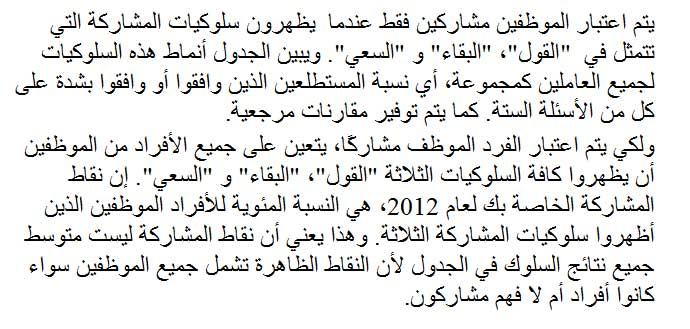
#> input picture document.jpg, 690 x 329 px, given as the content of the folder ./data/, which was not available
$ python main.py
#> lines starting #> are read from the running program, lines starting #| are printed output that depends on the picture; after the words box and inside, x2 and y2 are one past the last pixel; in counts of white or black regions, pixels touching at a corner belong together; pictures that were not available may be replaced by others from this repository, and a replacement may not be noted
import random as rd
import functools as ft
import itertools as it
import operator as op
import collections as col

from enum import Enum
import datetime
from decimal import Decimal, getcontext
import pickle
from os import listdir
from os.path import isfile, join
import copy
import numpy as np
import cv2
from skimage import morphology
from skan import csr
from concurrent.futures import ProcessPoolExecutor
from concurrent import futures


# [47 lines left out: functions neighbours, transitions, zhang_suen, not called in this run]


# ---------------------------------------------------------------------------------
# auxiliary functions

class EdgeType(Enum):
    BRIDGE = 0
    LINK = 1


def uint8_array(rows):
    return np.array(rows).astype(np.uint8)


def time_print(msg):
    print('[' + str(datetime.datetime.now()) + ']', msg)


# [261 lines left out: functions overlay_classified_edges, overlay_edges, overlay_images, save_image_like, view_image_like, median_pixel and 2 more, not called in this run]


# ---------------------------------------------------------------------------------
# extract local maxima pixels
def calculate_local_maxima_mask(image):
    base = list(map(uint8_array, [
        [
            [0, 0, 0, 1, 0],
            [0, 0, 0, 0, 0],
            [0, 0, 0, 0, 0],
            [0, 0, 0, 0, 0],
            [0, 1, 0, 0, 0],
        ],
        [
            [0, 1, 0, 0, 0],
            [0, 0, 0, 0, 0],
            [0, 0, 0, 0, 0],
            [0, 0, 0, 0, 0],
            [0, 0, 0, 1, 0],
        ],
        [
            [0, 0, 1, 0, 0],
            [0, 0, 0, 0, 0],
            [0, 0, 0, 0, 0],
            [0, 0, 0, 0, 0],
            [0, 0, 1, 0, 0],
        ],
    ]))

    kernels = [mat for mat in base + [mat.T for mat in base]]

    local_maxima_result = (image > cv2.dilate(image, kernel)
                           for kernel in kernels)

    return ft.reduce(op.or_, local_maxima_result).astype(np.uint8)


# ---------------------------------------------------------------------------------
# vertex extraction
# [495 lines left out: functions get_vertexes, connected_candidates, m_connected_candidates, m_edge_bfs, edge_bfs, remove_one_edge_vertexes and 5 more, not called in this run]


# -
# All vertexes with one degree (take part of one edge only) - they are removed
# All vertexes with two degree (take part of two edges exactly) - they are merged
# this is done iteratively, until all vertexes have a degree of three or more!
def remove_one_degree_edges(skeleton, iter_index):
    cv2.imwrite('skel_' + str(iter_index) + '.png', skeleton.astype(np.uint8) * 255)

    # TODO add to paper information about this !!! remove redundant edges
    # summarization shows each edge, its start and end pixel, length, distance, etc
    # ALSO!! it has two types of edges, one that has two vertexes in graph
    # others that have one vertex only - those to be removed!
    # TODO THESE ARE EDGE END POINTS - TWO VERTEX COORDINATES FOR EACH EDGE
    branch_data = csr.summarise(skeleton)
    coords_cols = (['img-coord-0-%i' % i for i in [1, 0]] +
                   ['img-coord-1-%i' % i for i in [1, 0]])
    coords = branch_data[coords_cols].values.reshape((-1, 2, 2))
    # TODO Each Vertex to stay in the graph needs to have a degree of two or more
    # TODO Iteratively, we remove those that have less than two degree
    # TODO We stop only when there are no more vertexes left with low degree
    # TODO THEN WE EXTRACT THE EDGES - USING BFS ?! NEED TO FIND A GOOD WAY

    done = False
    changed = False
    while not done:
        flat_coords = [tuple(val) for sublist in coords for val in sublist]
        len_before = len(coords)
        for item in set(flat_coords):
            # print('item=', item, 'count=', flat_coords.count(item))
            # 1 degree vertexes are to be removed from graph
            if flat_coords.count(item) < 2:
                coords = list(filter(lambda x: tuple(x[0]) != item and tuple(x[1]) != item, coords))
            # 2 degree vertexes need their edges to be merged
            if flat_coords.count(item) == 2:
                fc = list(filter(lambda x: tuple(x[0]) == item or tuple(x[1]) == item, coords))
                if len(fc) < 2:
                    continue # TODO CHECK IF THIS IS PROBLIMATIC - ! IF ALL ARE MERGED FOR REAL
                # print('fc=', fc)
                coords = list(filter(lambda x: tuple(x[0]) != item and tuple(x[1]) != item, coords))
                e1_s = fc[0][0]
                e1_e = fc[0][1]
                e2_s = fc[1][0]
                e2_e = fc[1][1]

                # [4 lines of commented-out code are left out]
                if ft.reduce(op.and_, map(lambda e: e[0] == e[1], zip(e1_s, e2_s))):
                    coords.append(np.array([e1_e, e2_e]))
                elif ft.reduce(op.and_, map(lambda e: e[0] == e[1], zip(e1_s, e2_e))):
                    coords.append(np.array([e1_e, e2_s]))
                elif ft.reduce(op.and_, map(lambda e: e[0] == e[1], zip(e1_e, e2_s))):
                    coords.append(np.array([e1_s, e2_e]))
                else:
                    coords.append(np.array([e1_s, e2_s]))
        if len_before == len(coords):
            done = True
        else:
            changed = True
            print('before=', len_before, 'after=', len(coords))

    skel = cv2.cvtColor(skeleton.astype(np.uint8) * 255, cv2.COLOR_GRAY2RGB)
    # cv2.namedWindow('skeleton')
    cv2.imwrite('skeleton.png', skel)
    # cv2.imshow('skeleton', skel)
    # TODO DISCONNECT EVERY JUNCTION - THIS HELPS BFS CONVERGE FASTER!
    tmp_skel = copy.deepcopy(skeleton)
    for coord in coords:
        start, end = coord
        start = (start[1], start[0])
        end = (end[1], end[0])
        # print(start, end)
        start_neighborhood = connected_candidates(start, skeleton)
        end_neighborhood = connected_candidates(end, skeleton)
        for point in start_neighborhood + end_neighborhood:
            tmp_skel[point] = False
        tmp_skel[start] = False
        tmp_skel[end] = False
    # cv2.namedWindow('skeleton_junctions')
    # cv2.imwrite('skeleton_junctions.png', skel)
    # cv2.imshow('skeleton_junctions', skel)

    # TODO NOW WE EXTRACT EDGES, FIND BFS (SHORTEST PATH) BETWEEN TWO GIVEN VERTEXES
    cv2.imwrite('base_' + str(iter_index) + '.png', tmp_skel.astype(np.uint8) * 255)

    skel = np.zeros_like(skeleton)
    results = []
    for edge in coords:
        start, end = edge
        start = (start[1], start[0])
        end = (end[1], end[0])
        start_neighborhood = connected_candidates(start, skeleton)
        end_neighborhood = connected_candidates(end, skeleton)
        for point in start_neighborhood + end_neighborhood:
            tmp_skel[point] = True
        tmp_skel[start] = True
        tmp_skel[end] = True
        _, _, result = edge_bfs(start, end, tmp_skel)
        start_neighborhood = connected_candidates(start, skeleton)
        end_neighborhood = connected_candidates(end, skeleton)
        for point in start_neighborhood + end_neighborhood:
             tmp_skel[point] = False
        tmp_skel[start] = False
        tmp_skel[end] = False
        results.append((start, end, result))
        for point in result:
            skel[point] = True

    colors = []
    image = cv2.cvtColor(np.zeros_like(skeleton, np.uint8), cv2.COLOR_GRAY2RGB)
    for result in results:
        start, end, edge_list = result
        random_color = (rd.randint(50, 200), rd.randint(50, 200), rd.randint(50, 200))
        while random_color in colors:
            random_color = (rd.randint(50, 200), rd.randint(50, 200), rd.randint(50, 200))
        for point in edge_list:
            image[point] = random_color
        colors.append(random_color)
    cv2.imwrite('iter_' + str(iter_index) + '.png', image)
    return skel, results, changed


# ---------------------------------------------------------------------------------
# ridge extraction
def ridge_extraction(image_preprocessed):
    # apply distance transform then normalize image for viewing
    dist_transform = cv2.distanceTransform(image_preprocessed, cv2.DIST_L2, cv2.DIST_MASK_PRECISE)
    # normalize distance transform to be of values [0,1]
    normalized_dist_transform = cv2.normalize(dist_transform, None, 0, 1.0, cv2.NORM_MINMAX)
    # extract local maxima pixels -- "ridge pixels"
    dist_maxima_mask = calculate_local_maxima_mask(normalized_dist_transform)
    # retrieve the biggest connected component only
    dist_maxima_mask_biggest_component = np.zeros_like(dist_maxima_mask)

    for val in np.unique(dist_maxima_mask)[1:]:
        mask = np.uint8(dist_maxima_mask == val)
        labels, stats = cv2.connectedComponentsWithStats(mask, 4)[1:3]
        largest_label = 1 + np.argmax(stats[1:, cv2.CC_STAT_AREA])
        dist_maxima_mask_biggest_component[labels == largest_label] = val
    # extract local maxima pixels magnitude values from the distance transform
    dist_maxima = np.multiply(dist_maxima_mask_biggest_component, dist_transform)
    # TODO show before and after result
    # cv2.namedWindow('before')
    # cv2.imshow('before', dist_maxima_mask_biggest_component * 255)
    # cv2.imwrite('before_zhang.png', dist_maxima_mask_biggest_component * 255)
    # TODO check which skeletonization is used !!!!! The skeleton is thinned usign this method
    # we extract our own skeleton, here we just use thinning after ridge extraction
    skeleton = morphology.skeletonize(dist_maxima_mask_biggest_component)
    # TODO THIS SKELETONIZATION USES -> [Zha84]	(1, 2) A fast parallel algorithm for thinning digital patterns, T. Y. Zhang and C. Y. Suen, Communications of the ACM, March 1984, Volume 27, Number 3.
    # cv2.imwrite('skeleton.png', dist_maxima_mask_biggest_component.astype(np.uint8) * 255)
    # TODO to add to paper!!!!!!!!!!!!!!!!!!!!!!!!!!!!!!!!!!!!!!
    # degree has each pixel and # of neighbors, to distinguish junction from non junction
    # so far I think 3+ neighbors are chosen, but begin from highest number of neighbors in greedy manner
    # each time if a pixel chosen as junction, a nearby pixel cannot be chosen as junction even if it fits
    # the minimum number of pixels

    # cv2.imwrite('degrees.png', cv2.normalize(degrees, None, 0, 255, cv2.NORM_MINMAX))
    # TODO add to paper information about this !!! remove redundant edges
    # summarization shows each edge, its start and end pixel, length, distance, etc
    # ALSO!! it has two types of edges, one that has two vertexes in graph
    # others that have one vertex only - those to be removed!
    # TODO THESE ARE EDGE END POINTS - TWO VERTEX COORDINATES FOR EACH EDGE
    # branch_data, g, coords_img, skeleton_ids, num_skeletons = csr.summarise(skeleton)
    # coords_cols = (['img-coord-0-%i' % i for i in [1, 0]] +
    #                ['img-coord-1-%i' % i for i in [1, 0]])
    # coords = branch_data[coords_cols].values.reshape((-1, 2, 2))
    # TODO Each Vertex to stay in the graph needs to have a degree of two or more
    # TODO Iteratively, we remove those that have less than two degree
    # TODO We stop only when there are no more vertexes left with low degree
    # TODO THEN WE EXTRACT THE EDGES - USING BFS ?! NEED TO FIND A GOOD WAY

    changed = True
    results = []
    iter_index = 0
    while changed:
        print('iter', iter_index)
        skeleton, results, changed = remove_one_degree_edges(skeleton, iter_index)
        iter_index += 1
    print('done')
    colors = []
    image = cv2.cvtColor(np.zeros_like(skeleton, np.uint8), cv2.COLOR_GRAY2RGB)
    edge_dictionary = dict()
    for result in results:
        start, end, edge_list = result
        edge_dictionary[(start, end)] = result
        random_color = (rd.randint(50, 200), rd.randint(50, 200), rd.randint(50, 200))
        while random_color in colors:
            random_color = (rd.randint(50, 200), rd.randint(50, 200), rd.randint(50, 200))
        for point in edge_list:
            image[point] = random_color
        colors.append(random_color)
    cv2.imwrite('resultFinal.png', image)
    cv2.namedWindow('resultFinal')
    cv2.imshow('resultFinal', image)
    cv2.waitKey()
    cv2.destroyAllWindows()
    return skeleton, edge_dictionary


# ---------------------------------------------------------------------------------
# document pre processing
def pre_process(path):
    # load image as gray-scale,
    image = cv2.imread(path, cv2.IMREAD_GRAYSCALE)
    # convert to binary using otsu binarization
    image = cv2.threshold(image, 0, 1, cv2.THRESH_OTSU)[1]
    # add white border around image of size 29
    white_border_added = cv2.copyMakeBorder(image, 29, 29, 29, 29, cv2.BORDER_CONSTANT, None, 1)
    # on top of that add black border of size 1
    black_border_added = cv2.copyMakeBorder(white_border_added, 1, 1, 1, 1, cv2.BORDER_CONSTANT, None, 0)
    # cv2.imwrite('black_border_added.png', black_border_added*255)
    return black_border_added


# ---------------------------------------------------------------------------------
# calculates angle between three points, result in radians
# using Decimal for increased precision
# [649 lines left out: functions calculate_abs_angle, calculate_junction_t_distance, calculate_junction_score, calculate_junction_t_distances, classify_edges, calculate_angles and 7 more, not called in this run]


# ---------------------------------------------------------------------------------
# main execution function
def execute(input_path):
    # retrieve list of images
    images = [f for f in listdir(input_path) if isfile(join(input_path, f))]
    i = 1
    for image in images:
        file_name = image.split('.')[0]
        print('[' + str(i) + '/' + str(len(images)) + ']', file_name)
        # pre-process image
        time_print('pre-process image...')
        image_preprocessed = pre_process(input_path + image)
#> in pre_process, `image = cv2.threshold(image, 0, 1, cv2.THRESH_OTSU)[1]`:
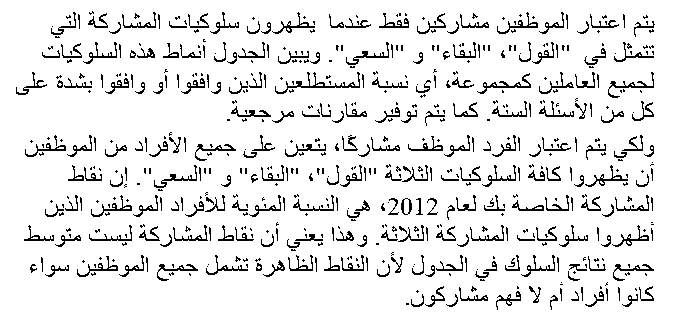
#> image: shape (329, 690); values 0 (black) and 1 (white), 91.3% white; black in thin lines or dots, all inside (x1, y1, x2, y2) = (16, 11, 655, 310)
#> in pre_process, `white_border_added = cv2.copyMakeBorder(image, 29, 29, 29, 29, cv2.BOR..`: white_border_added: shape (387, 748); values 0 (black) and 1 (white), 93.2% white; black in thin lines or dots, all inside (x1, y1, x2, y2) = (45, 40, 684, 339)
#> in pre_process, `black_border_added = cv2.copyMakeBorder(white_border_added, 1, 1, 1, 1..`:
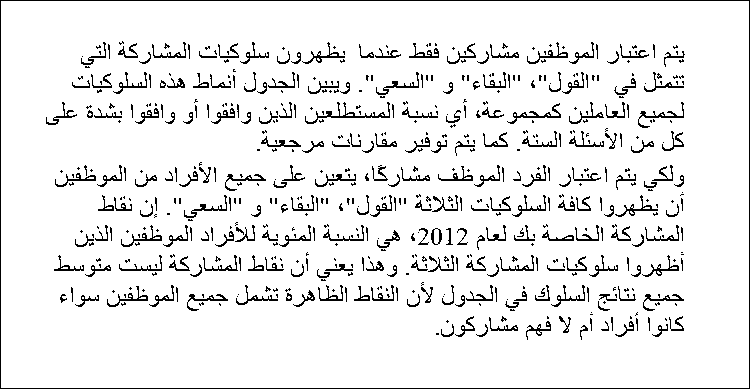
#> black_border_added: shape (389, 750); values 0 (black) and 1 (white), 92.4% white; black in thin lines or dots
        # extract ridges
        time_print('extract ridges, junctions...')
        # ridges_mask, ridges_matrix = ridge_extraction(image_preprocessed)
        skeleton, edge_dictionary = ridge_extraction(image_preprocessed)
#> in ridge_extraction, `dist_transform = cv2.distanceTransform(image_preprocessed, cv2.DIST_L2..`:
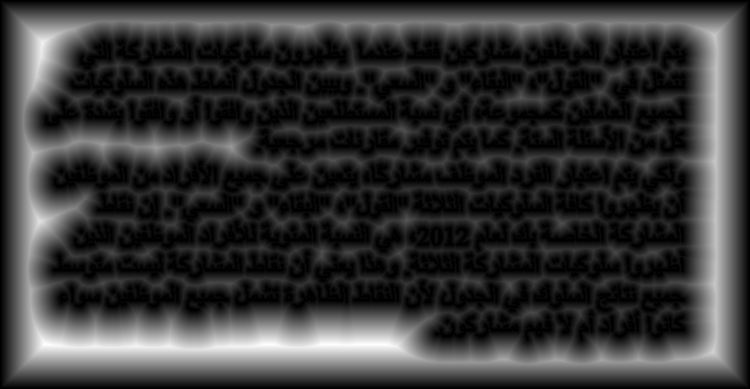
#> dist_transform: shape (389, 750) float32; min 0, max 44.01, mean 9.3; drawn with min black and max white
#> in calculate_local_maxima_mask, `return ft.reduce(op.or_, local_maxima_result).astype(np.uint8)`: returned value: shape (389, 750); values 0 (black) and 1 (white), 20.4% white in thin lines or dots
#> the loop in ridge_extraction, `for val in np.unique(dist_maxima_mask)[1:]:` made 1 pass
#> largest_label on pass 1: 1
#> pass 1, in ridge_extraction, `labels, stats = cv2.connectedComponentsWithStats(mask, 4)[1:3]`:
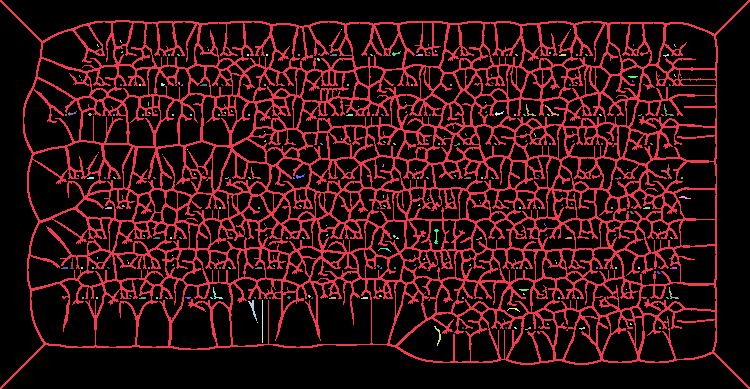
#> labels: shape (389, 750) int32; 252 distinct labels, from 0 to 251; one colour per label, 0 black
#> after the loop in ridge_extraction, `for val in np.unique(dist_maxima_mask)[1:]:`:
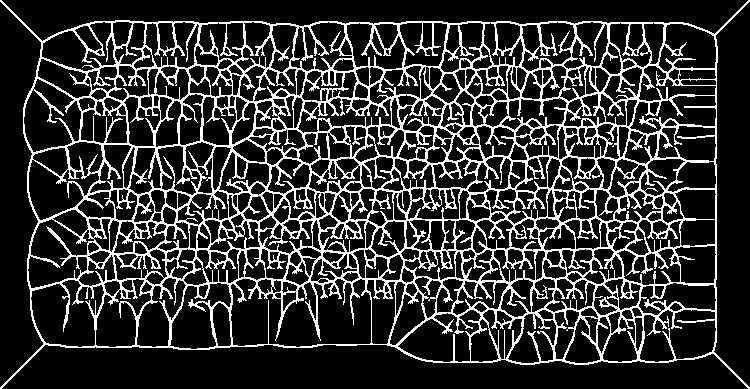
#> dist_maxima_mask_biggest_component: shape (389, 750); values 0 (black) and 1 (white), 19.9% white in thin lines or dots
#> in ridge_extraction, `dist_maxima = np.multiply(dist_maxima_mask_biggest_component, dist_tra..`:
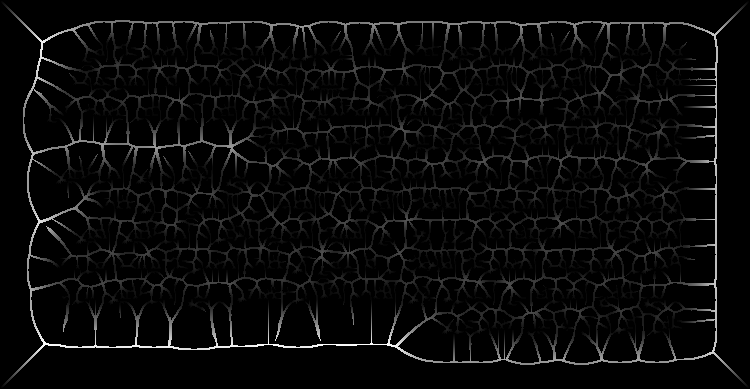
#> dist_maxima: shape (389, 750) float32; min 0, max 44.01, mean 1.6; drawn with min black and max white
#> in ridge_extraction, `skeleton = morphology.skeletonize(dist_maxima_mask_biggest_component)`:
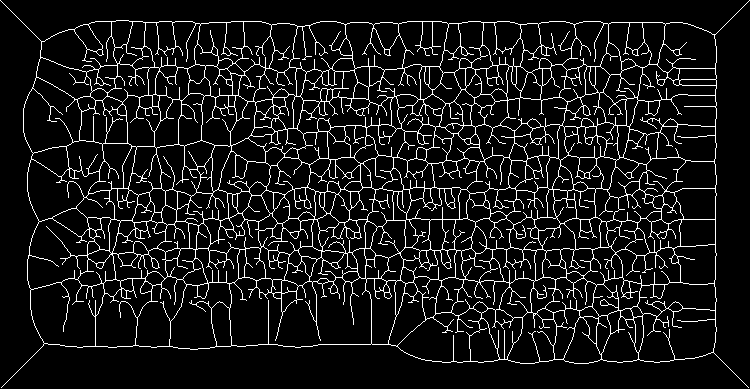
#> skeleton: shape (389, 750) bool; 9.3% white in thin lines or dots
#> after the loop in ridge_extraction, `while changed:`: iter_index = 0


        # mark junction pixels
        # time_print('mark junction pixels...')
        # junction_pixels_mask = mark_junction_pixels(ridges_mask)
        # cv2.imwrite('junction_pixels_mask.png', overlay_images(ridges_mask*255, junction_pixels_mask*255))
        # retrieve vertex pixels
        # time_print('retrieve vertex pixels...')
        # vertexes_dictionary, vertexes_list, labels, vertex_mask = get_vertexes(ridges_matrix, junction_pixels_mask)
        # save_image_like(ridges_mask, vertexes_list, 'vertex_mask')
        # retrieve edges between two vertexes
        # each edge value is a list of pixels from vertex u to vertex v
        # each edge key is a pair of vertexes (u, v)
        # time_print('retrieve edges between two vertexes...')
        # edge_dictionary = get_edges_between_vertexes(edges, degrees)
        # edge_dictionary = get_edges(ridges_mask, junction_pixels_mask, vertexes_list)
        # time_print('clean graph up...')
        # edge_dictionary = clean_graph(edge_dictionary, ridges_mask)
        # using each two vertexes of an edge, we classify whether an edge is a brige (between two lines),
        # or a link (part of a line). As a result, we receive a list of edges and their classification
        # time_print('classify edges...')
        # edge_scores = classify_edges(edge_dictionary, ridges_mask)
        # TODO ...
        # calculate for each junction its B L L, L B L, L L B values using distance from T shape
        # in greedy manner -
        #   choose the assignment with minimum value for u,v,w - for all junctions for every combination
        # TODO step 1: for each u,v v,w1 v,w2 JUNCTION -> calculate 3 scores: L L B, L B L, L L B distance from T
        t_scores = calculate_junctions_t_scores(edge_dictionary, skeleton)
        # [31 lines of commented-out code are left out]
        with open(input_path + '/results/' + file_name + '_graph.pkl', 'wb') as handle:
            pickle.dump(edge_dictionary, handle, protocol=pickle.HIGHEST_PROTOCOL)
        # save classifications of each edge in a file
        # with open(input_path + '/results/' + file_name + '_scores.pkl', 'wb') as handle:
        #     pickle.dump(edge_scores, handle, protocol=pickle.HIGHEST_PROTOCOL)
        i += 1
        # [9 lines of commented-out code are left out]


if __name__ == "__main__":
    execute("./data/")
#> (the call stopped at in remove_one_degree_edges, `branch_data = csr.summarise(skeleton)`: skan is not available in this run)
    # execute("_005-1.png")
    # execute("0010-1.png")
